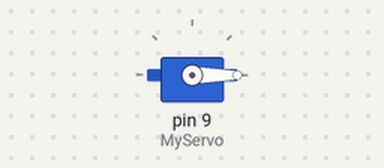
A sketch run on a simulated Arduino Uno, built with avr-gcc and run on an emulated ATmega328P. Shown: servo.

Above: at 0.05 s.
At 6.0 s:
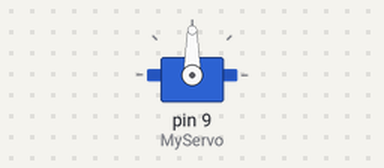
At 12.0 s:
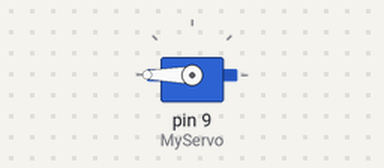
Timing chart, 0 to 15.6 s (numbered marks = the images above):
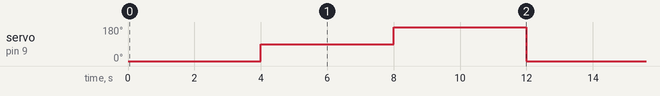

Measured:
- by itself, servo on pin 9 (MyServo): repeats every 12.0 s: 180° 4.0 s, 0° 4.0 s, 90° 4.0 s

The sketch:

Activity_3.1_Observe_PWM_Output.ino
```cpp
// Activity 3.1 Observe PWM Output
// CreatePWMSignal
// This program generates a PWM signal of varying duty cycles
// so that the output may be observed by participants
// This example is intended to be as simple as possible in order to illustrate the fundamentals
// it may be refined as desired.

#include <Servo.h>            // incorporate servo support into the program

Servo MyServo;                // create a servo object for use below


void setup() {
  // put your setup code here, to run once:
  MyServo.attach(9);          // Identify which pin the servo signal should be sent to
                              // connect the oscilloscope probe to this pin
}

void loop() {

  MyServo.write(0);           // Write PWM signal corresponding to zero degrees
  delay(4000);                // allow time for user to view signal

  MyServo.write(90);          // Write PWM signal corresponding to 90 degrees
  delay(4000);                // allow time for user to view signal

  MyServo.write(180);         // Write PWM signal corresponding to 180 degrees
  delay(4000);                // allow time for user to view signal

}
```
